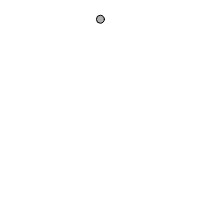
Frame 1 (no input)
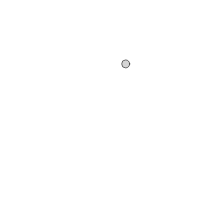
Frame 60 (no input)
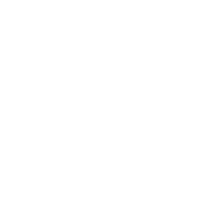
Frame 120 (the mouse pressed at the canvas centre since frame 60)

The p5.js sketch that drew these frames (run headless with seeded random() and noise() and a simulated clock; from frame 60 on, the mouse is pressed at the canvas centre):

// p5.js sketch
// ── sketch.js
let particle;

function setup() {
  createCanvas(200, 200);

  particle = new Particle(createVector(width / 2, 20));
}

function draw() {
  background(255);

  particle.run();
  if (particle.isDead()) {
    // console.log("Particle dead!");
    particle = new Particle(createVector(width / 2, 20));
  }
}

// ── particle.js
class Particle {
  constructor(p) {
    this.position = p.copy();
    this.velocity = createVector(random(-1, 1), random(-1, 0));
    this.acceleration = createVector(0, 0.05);
    this.lifespan = 255;
  }

  update() {
    this.velocity.add(this.acceleration);
    this.position.add(this.velocity);
    this.lifespan -= 2;
  }

  display() {
    stroke(0, this.lifespan);
    fill(175, this.lifespan);
    ellipse(this.position.x, this.position.y, 8, 8);
  }

  run() {
    this.update();
    this.display();
  }

  isDead() {
    return this.lifespan < 0;
  }
}
